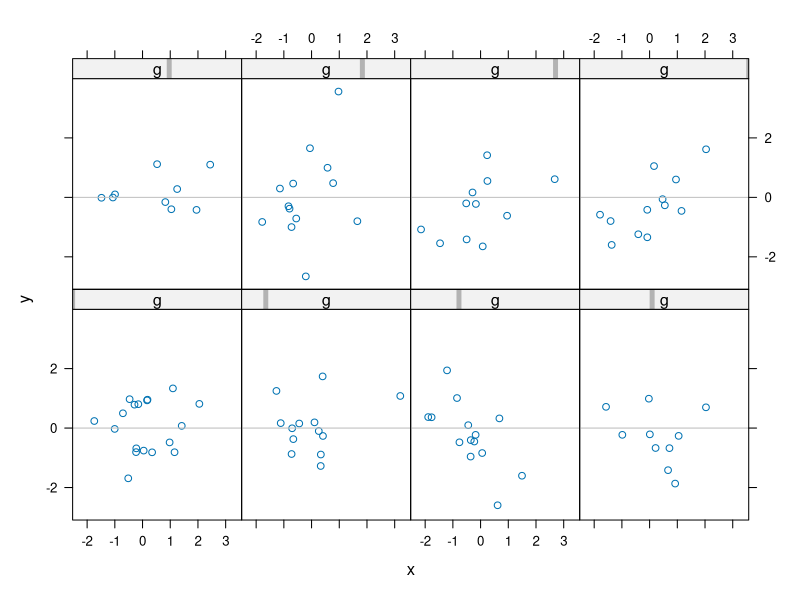
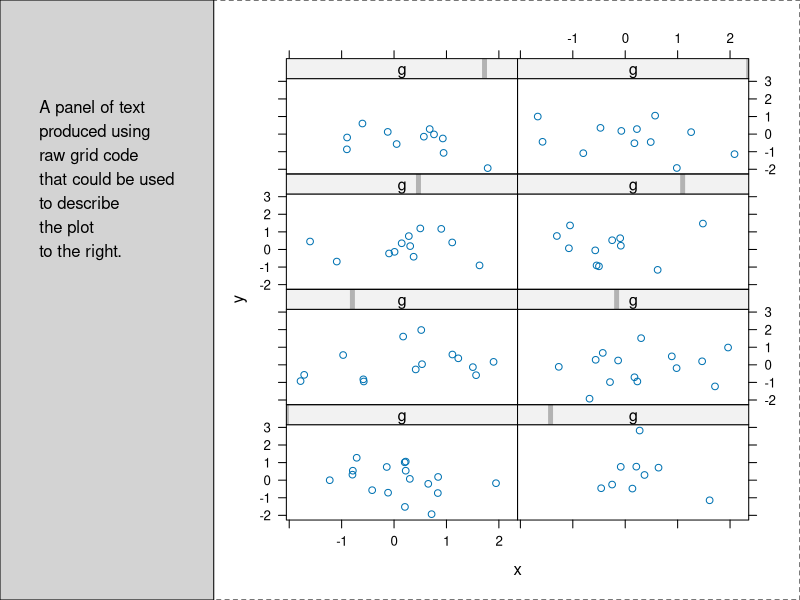

Generate these figures, in order, with R:
### R code from vignette source 'grid.Rnw'

###################################################
### code chunk number 1: grid.Rnw:33-34
###################################################
library(grid)


###################################################
### code chunk number 2: grid.Rnw:43-44
###################################################
library(lattice)


###################################################
### code chunk number 3: trellisdata (eval = FALSE)
###################################################
## x <- rnorm(100)
## y <- rnorm(100)
## g <- sample(1:8, 100, replace = TRUE)


###################################################
### code chunk number 4: trellispanelplot (eval = FALSE)
###################################################
## xyplot(y ~ x | g, panel = function(x, y) {
##     panel.xyplot(x, y);
##     grid.lines(unit(c(0, 1), "npc"), unit(0, "native"),
##                gp = gpar(col = "grey"))
## })


###################################################
### code chunk number 5: trellispanel
###################################################
x <- rnorm(100)
y <- rnorm(100)
g <- sample(1:8, 100, replace = TRUE)
xyplot(y ~ x | g, panel = function(x, y) {
    panel.xyplot(x, y);
    grid.lines(unit(c(0, 1), "npc"), unit(0, "native"),
               gp = gpar(col = "grey"))
})


###################################################
### code chunk number 6: trellisstripplot (eval = FALSE)
###################################################
## xyplot(y ~ x | g, strip = function(which.given, which.panel, ...) {
##     grid.rect()
##     grid.text(paste("Variable ", which.given, ": Level ",
##                     which.panel[which.given], sep = ""),
##               unit(1, "mm"), .5, just = "left")
## })


###################################################
### code chunk number 7: trellisstrip
###################################################
x <- rnorm(100)
y <- rnorm(100)
g <- sample(1:8, 100, replace = TRUE)
xyplot(y ~ x | g, strip = function(which.given, which.panel, ...) {
    grid.rect()
    grid.text(paste("Variable ", which.given, ": Level ",
                    which.panel[which.given], sep = ""),
              unit(1, "mm"), .5, just = "left")
})


###################################################
### code chunk number 8: trellisgridplot (eval = FALSE)
###################################################
## someText <- paste("A panel of text", "produced using", "raw grid code",
##                   "that could be used", "to describe",
##                   "the plot", "to the right.", sep = "\n")
## latticePlot <- xyplot(y ~ x | g, layout = c(2, 4))
## grid.rect(gp = gpar(lty = "dashed"))
## pushViewport(viewport(layout = grid.layout(1, 2,
##                       widths = unit.c(unit(1, "strwidth", someText) +
##                       unit(2, "cm"),
##                       unit(1, "null")))))
## pushViewport(viewport(layout.pos.col = 1))
## grid.rect(gp = gpar(fill = "light grey"))
## grid.text(someText,
##           x = unit(1, "cm"), y = unit(1, "npc") - unit(1, "inches"),
##           just = c("left", "top"))
## popViewport()
## pushViewport(viewport(layout.pos.col = 2))
## print(latticePlot, newpage = FALSE)
## popViewport(2)


###################################################
### code chunk number 9: trellisgrid
###################################################
x <- rnorm(100)
y <- rnorm(100)
g <- sample(1:8, 100, replace = TRUE)
someText <- paste("A panel of text", "produced using", "raw grid code",
                  "that could be used", "to describe",
                  "the plot", "to the right.", sep = "\n")
latticePlot <- xyplot(y ~ x | g, layout = c(2, 4))
grid.rect(gp = gpar(lty = "dashed"))
pushViewport(viewport(layout = grid.layout(1, 2,
                      widths = unit.c(unit(1, "strwidth", someText) +
                      unit(2, "cm"),
                      unit(1, "null")))))
pushViewport(viewport(layout.pos.col = 1))
grid.rect(gp = gpar(fill = "light grey"))
grid.text(someText,
          x = unit(1, "cm"), y = unit(1, "npc") - unit(1, "inches"),
          just = c("left", "top"))
popViewport()
pushViewport(viewport(layout.pos.col = 2))
print(latticePlot, newpage = FALSE)
popViewport(2)
